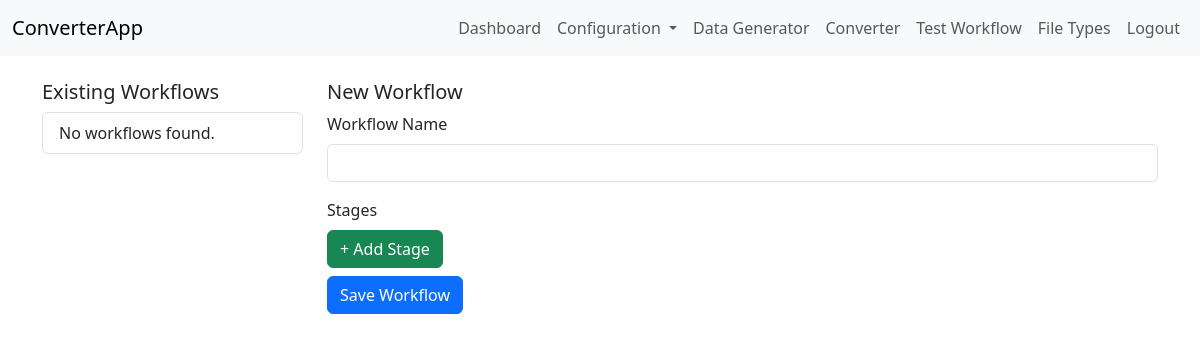
Before: /test-workflow (signed in) with the older database file.
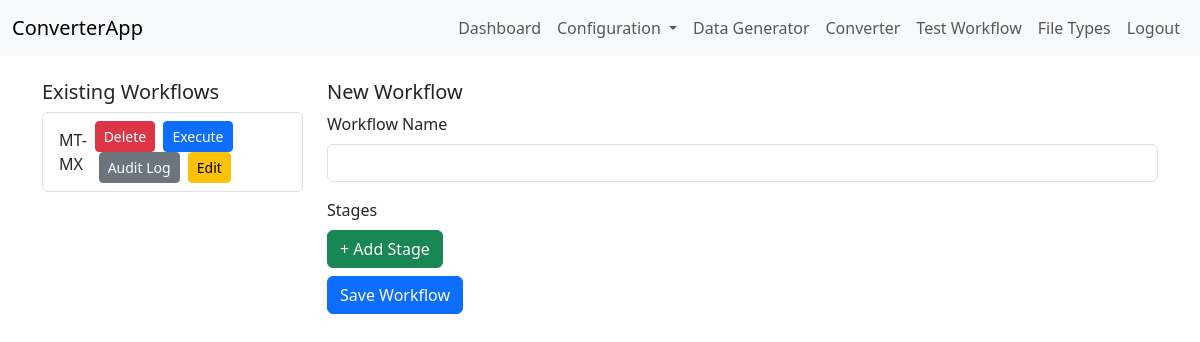
After: the same page with the newer database file.
### app/models.py (models this page shows)
class Workflow(db.Model):
    id = db.Column(db.Integer, primary_key=True)
    name = db.Column(db.String(150), nullable=False, unique=True)
    stages = db.Column(db.Text, nullable=False)  # JSON list of converter config IDs
    created_at = db.Column(db.DateTime, default=datetime.utcnow)
    updated_at = db.Column(db.DateTime, default=datetime.utcnow, onupdate=datetime.utcnow)

### app/config/routes.py (the view)
@converters.route('/test-workflow', methods=['GET'])
@login_required
@admin_required
def test_workflow():
    workflows = Workflow.query.order_by(Workflow.created_at.desc()).all()
    converter_configs = ConverterConfig.query.all()
    return render_template('test_workflow.html', workflows=workflows, converter_configs=converter_configs)

### app/auth/routes.py (called while the page is built)
@login_manager.user_loader
def load_user(user_id):
    return User.query.get(int(user_id))

### app/config/routes.py (called while the page is built)
def admin_required(f):
    from functools import wraps
    @wraps(f)
    def decorated_function(*args, **kwargs):
        if not current_user.is_authenticated or current_user.role != 'admin':
            abort(403)
        return f(*args, **kwargs)
    return decorated_function

### app/templates/test_workflow.html (shortened to what this page needs)
{% extends 'base.html' %}
{% block content %}
<div class="row">
  <div class="col-md-3">
    <h5>Existing Workflows</h5>
    <ul class="list-group mb-3">
      {% for wf in workflows %}
        <li class="list-group-item d-flex justify-content-between align-items-center">
          <span>{{ wf.name }}</span>
          <span>
            <form method="POST" action="{{ url_for('converters.delete_workflow', id=wf.id) }}" style="display:inline;">
              <button type="submit" class="btn btn-sm btn-danger" onclick="return confirm('Delete this workflow?');">Delete</button>
            </form>
            <a href="{{ url_for('converters.execute_workflow', id=wf.id) }}" class="btn btn-sm btn-primary ms-1">Execute</a>
            <a href="{{ url_for('converters.audit_workflow', id=wf.id) }}" class="btn btn-sm btn-secondary ms-1">Audit Log</a>
            <a href="{{ url_for('converters.edit_workflow', id=wf.id) }}" class="btn btn-sm btn-warning ms-1">Edit</a>
          </span>
        </li>
      {% else %}
        <li class="list-group-item">No workflows found.</li>
      {% endfor %}
    </ul>
  </div>
  <div class="col-md-9">
    <h5>New Workflow</h5>
    <form method="POST" action="{{ url_for('converters.create_workflow') }}" id="workflowForm">
      <div class="mb-3">
        <label class="form-label">Workflow Name</label>
        <input type="text" class="form-control" name="workflow_name" required>
      </div>
      <div id="stages-list">
        <label class="form-label">Stages</label>
      </div>
      <button type="button" class="btn btn-success mb-2" onclick="addStage()">+ Add Stage</button>
      <br>
      <button type="submit" class="btn btn-primary">Save Workflow</button>
    </form>
  </div>
</div>
{% endblock %}

Changed rows visible on the page:
added Workflow: name "MT-MX"
Other visible differences:
text no longer shown: "No workflows found."
